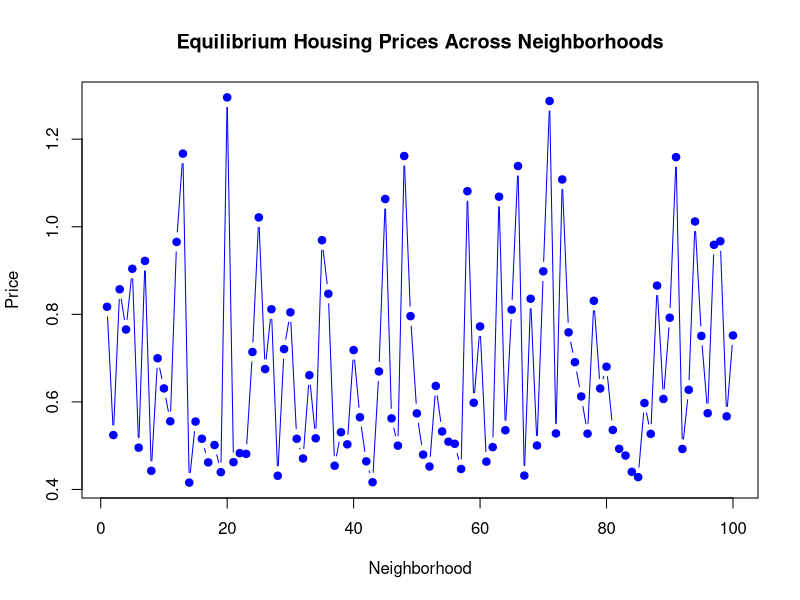
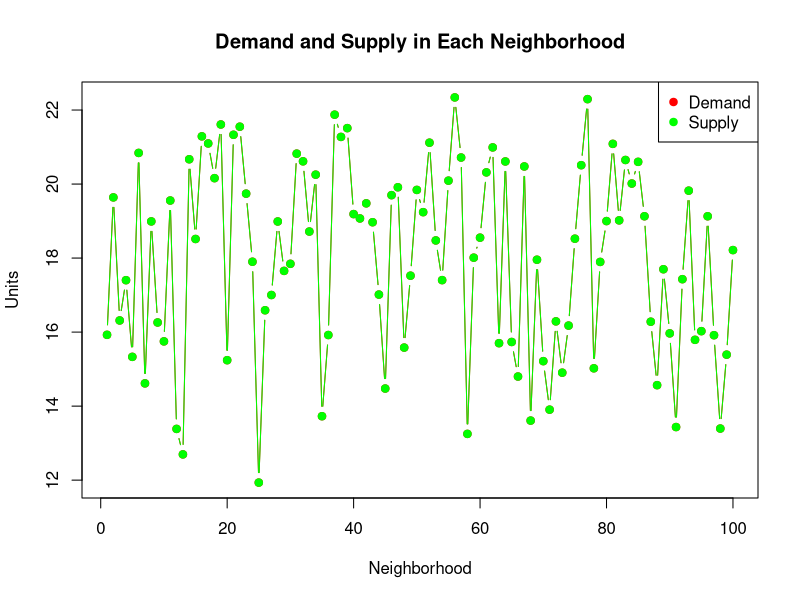
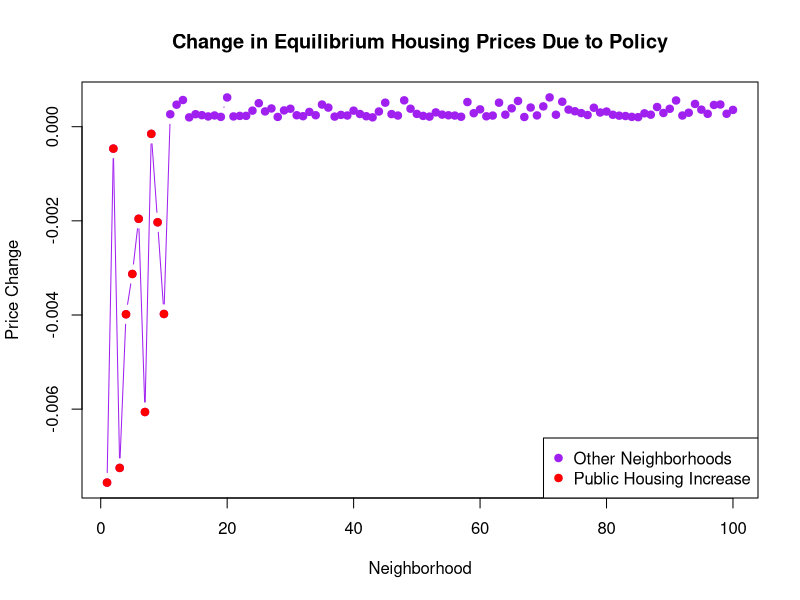
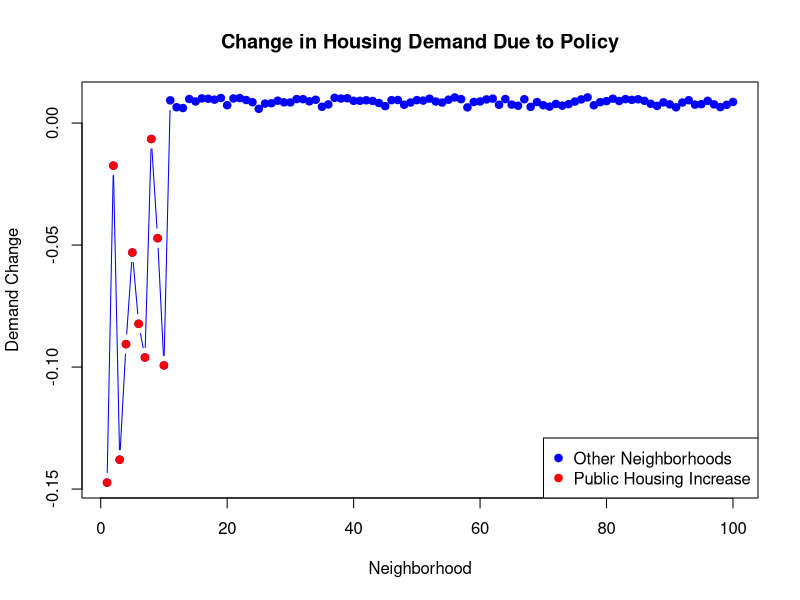
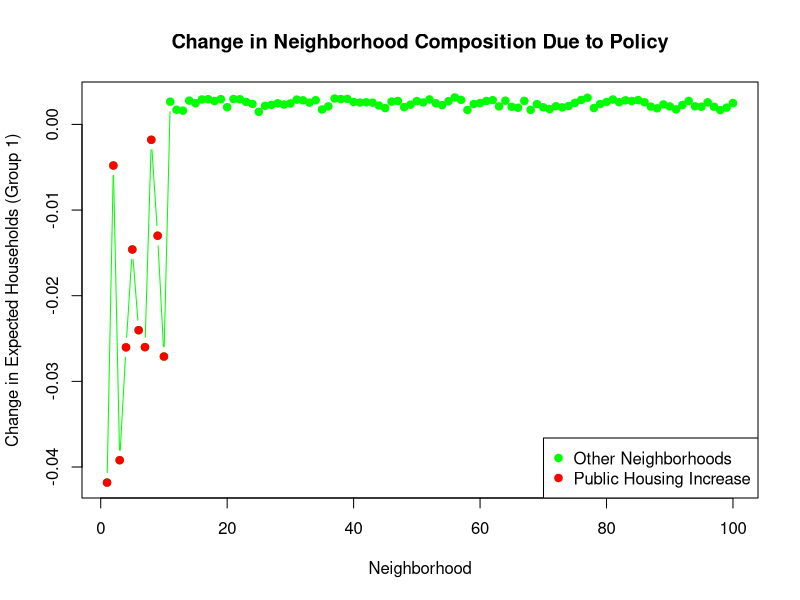

These charts were generated, in order, by the following R code:
# Set seed for reproducibility
set.seed(123)

# Number of neighborhoods and household types
J <- 100  # Number of neighborhoods
K <- 2    # Number of household types

# Total number of households in each type
N_k <- c(1000, 800)  # Number of households in each group

# Preference parameters for each group k
alpha_p <- c(-0.5, -0.4)     # Sensitivity to price
alpha_b <- c(0.3, 0.2)       # Preference for Black share
alpha_w <- c(0.4, 0.3)       # Preference for White share
alpha_inc <- c(0.2, 0.1)     # Sensitivity to income
alpha_ph <- c(-0.1, -0.2)    # Sensitivity to public housing
theta_pref <- c(0.05, 0.03)  # Preference for other characteristics

# Supply elasticity
psi <- 1.0  # Example value

# Initialize neighborhood characteristics
p <- runif(J, 500, 1500)         # Initial housing prices
b <- runif(J, 0, 1)              # Share of Black residents
w <- runif(J, 0, 1 - b)          # Share of White residents
inc <- runif(J, 20000, 60000)    # Median income
ph <- runif(J, 0, 0.2)           # Public housing share
x <- runif(J)                    # Other characteristics
theta_j <- runif(J, 10, 50)      # Supply shifter

# Ensure that shares sum to 1 or less
total_share <- b + w
over_one <- total_share > 1
if (any(over_one)) {
  b[over_one] <- b[over_one] / total_share[over_one]
  w[over_one] <- w[over_one] / total_share[over_one]
}

# Store initial ph for comparison
ph_baseline <- ph

# Initialize delta matrix
delta <- matrix(0, nrow=J, ncol=K)  # J x K matrix

# Iterative process to reach equilibrium
max_iter <- 1000
tolerance <- 1e-6
adjustment_factor <- 0.1

# Store initial prices
p_baseline <- p

# Initialize variables to store baseline results
p_eq_baseline <- p
D_j_baseline <- NULL
P_jk_baseline <- NULL

for (iter in 1:max_iter) {
  # Compute delta
  for (k in 1:K) {
    delta[, k] <- alpha_p[k] * log(p_eq_baseline) +
      alpha_b[k] * b +
      alpha_w[k] * w +
      alpha_inc[k] * log(inc) +
      alpha_ph[k] * ph +
      theta_pref[k] * x
  }
  
  # Compute choice probabilities
  exp_delta <- exp(delta)
  denominator <- colSums(exp_delta)
  P_jk <- exp_delta / matrix(denominator, nrow=J, ncol=K, byrow=TRUE)
  
  # Compute demand
  D_j <- P_jk %*% N_k
  
  # Compute supply
  S_j <- theta_j * p_eq_baseline^psi
  
  # Check for convergence
  excess_demand <- D_j - S_j
  max_excess <- max(abs(excess_demand))
  
  if (max_excess < tolerance) {
    cat("Baseline convergence achieved after", iter, "iterations.\n")
    break
  }
  
  # Adjust prices
  p_eq_baseline <- p_eq_baseline + adjustment_factor * (excess_demand / S_j) * p_eq_baseline
  p_eq_baseline <- pmax(p_eq_baseline, 0.1)  # Ensure prices stay positive
}

# Store baseline results
D_j_baseline <- D_j
S_j_baseline <- S_j
P_jk_baseline <- P_jk

# Display results
cat("Equilibrium Housing Prices:\n")
print(p_eq_baseline)

cat("\nTotal Demand in each neighborhood (D_j):\n")
print(D_j_baseline)

cat("\nTotal Supply in each neighborhood (S_j):\n")
print(S_j_baseline)

# Check maximum difference between demand and supply
max_diff <- max(abs(D_j_baseline - S_j_baseline))
cat("\nMaximum difference between demand and supply:", max_diff, "\n")


# eq housing prices
plot(1:J, p_eq_baseline, type='b', col='blue', pch=19, xlab='Neighborhood', ylab='Price',
     main='Equilibrium Housing Prices Across Neighborhoods')

# demand vs supply
plot(1:J, D_j, type='b', col='red', pch=19, xlab='Neighborhood', ylab='Units',
     main='Demand and Supply in Each Neighborhood')
lines(1:J, S_j, type='b', col='green', pch=19)
legend("topright", legend=c("Demand", "Supply"), col=c("red", "green"), pch=19)



# Policy counterfactual ----
# Policy intervention: Increase public housing in first 10 neighborhoods
ph_policy <- ph  # Copy baseline ph
increase_fraction <- 0.5  # 50% increase

# Apply the increase
ph_policy[1:10] <- ph_policy[1:10] * (1 + increase_fraction)

# Ensure ph does not exceed 1
ph_policy <- pmin(ph_policy, 1.0)


# Initialize variables for policy scenario
p_eq_policy <- p_baseline  # Start from baseline prices

for (iter in 1:max_iter) {
  # Compute delta
  for (k in 1:K) {
    delta[, k] <- alpha_p[k] * log(p_eq_policy) +
      alpha_b[k] * b +
      alpha_w[k] * w +
      alpha_inc[k] * log(inc) +
      alpha_ph[k] * ph_policy +
      theta_pref[k] * x
  }
  
  # Compute choice probabilities
  exp_delta <- exp(delta)
  denominator <- colSums(exp_delta)
  P_jk_policy <- exp_delta / matrix(denominator, nrow=J, ncol=K, byrow=TRUE)
  
  # Compute demand
  D_j_policy <- P_jk_policy %*% N_k
  
  # Compute supply
  S_j_policy <- theta_j * p_eq_policy^psi
  
  # Check for convergence
  excess_demand <- D_j_policy - S_j_policy
  max_excess <- max(abs(excess_demand))
  
  if (max_excess < tolerance) {
    cat("Policy scenario convergence achieved after", iter, "iterations.\n")
    break
  }
  
  # Adjust prices
  p_eq_policy <- p_eq_policy + adjustment_factor * (excess_demand / S_j_policy) * p_eq_policy
  p_eq_policy <- pmax(p_eq_policy, 0.1)  # Ensure prices stay positive
}

# Store policy scenario results
D_j_policy <- D_j_policy
S_j_policy <- S_j_policy
P_jk_policy <- P_jk_policy

# Change in housing prices
price_change <- p_eq_policy - p_eq_baseline

# Plot price changes
plot(1:J, price_change, type='b', col='purple', pch=19,
     xlab='Neighborhood', ylab='Price Change',
     main='Change in Equilibrium Housing Prices Due to Policy')

# Highlight neighborhoods with increased public housing
points(1:10, price_change[1:10], col='red', pch=19)
legend("bottomright", legend=c("Other Neighborhoods", "Public Housing Increase"),
       col=c("purple", "red"), pch=19)


# Demand change
demand_change <- D_j_policy - D_j_baseline

# Supply change (should be minimal unless supply shifter changes)
supply_change <- S_j_policy - S_j_baseline

# Plot demand changes
plot(1:J, demand_change, type='b', col='blue', pch=19,
     xlab='Neighborhood', ylab='Demand Change',
     main='Change in Housing Demand Due to Policy')

# Highlight neighborhoods with increased public housing
points(1:10, demand_change[1:10], col='red', pch=19)
legend("bottomright", legend=c("Other Neighborhoods", "Public Housing Increase"),
       col=c("blue", "red"), pch=19)


## neighborhood racial composition ----
# Baseline expected number of households of each type in each neighborhood
E_n_baseline <- P_jk_baseline * matrix(N_k, nrow=J, ncol=K, byrow=TRUE)

# Policy scenario expected number of households
E_n_policy <- P_jk_policy * matrix(N_k, nrow=J, ncol=K, byrow=TRUE)

# Compute changes in racial composition
racial_comp_change <- E_n_policy - E_n_baseline

# For simplicity, we'll focus on the first group (e.g., Group 1)
plot(1:J, racial_comp_change[,1], type='b', col='green', pch=19,
     xlab='Neighborhood', ylab='Change in Expected Households (Group 1)',
     main='Change in Neighborhood Composition Due to Policy')

# Highlight neighborhoods with increased public housing
points(1:10, racial_comp_change[1:10,1], col='red', pch=19)
legend("bottomright", legend=c("Other Neighborhoods", "Public Housing Increase"),
       col=c("green", "red"), pch=19)
